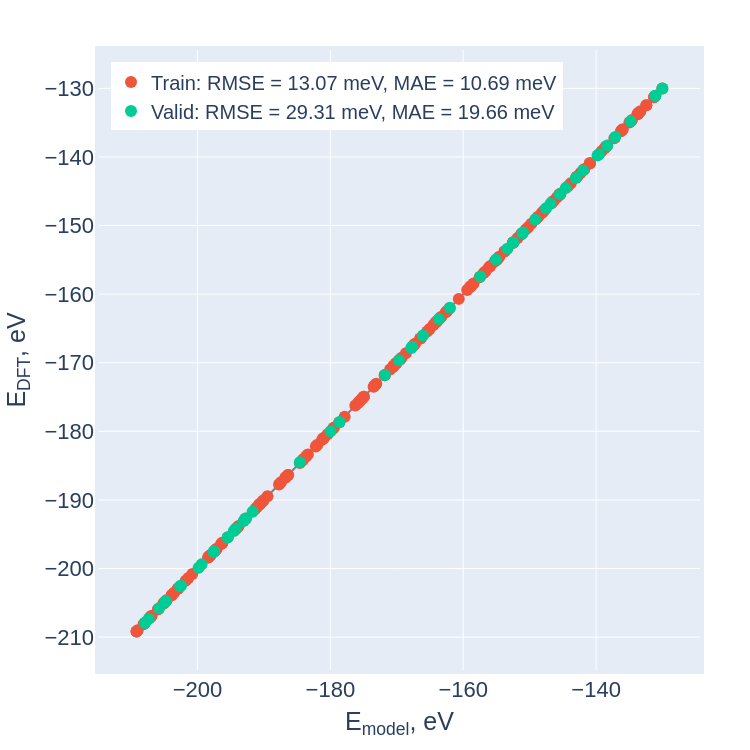

Source (notebook cell):
### Code cell
fig, metrics = plot_results(
    model,
    train_x,
    train_y,
    valid_x,
    valid_y,
)

### Figure 1 — Plotly figure (JSON) as saved in the notebook; plotly's stock layout.template omitted (floating-point values rounded to 4 significant figures; data arrays with more than 128 entries replaced by an {"elided": "..."} marker saying what was removed)
{"data": [{"line": {"color": "grey"}, "mode": "lines", "showlegend": false, "type": "scatter", "x": [-209.2, -200.4, -191.6, -182.8, -174.0, -165.2, -156.4, -147.6, -138.8, -130.0], "y": [-209.2, -200.4, -191.6, -182.8, -174.0, -165.2, -156.4, -147.6, -138.8, -130.0]}, {"error_x": {"array": {"elided": "200 float values"}, "type": "data", "visible": true}, "marker": {"size": 12}, "mode": "markers", "name": "Train: RMSE = 13.07 meV, MAE = 10.69 meV", "type": "scatter", "x": {"elided": "200 float values"}, "y": {"elided": "200 float values"}}, {"error_x": {"array": [0.003012, 0.005169, 0.006579, 0.004185, 0.005022, 0.00257, 0.002966, 0.005271, 0.003039, 0.003329, 0.005576, 0.003098, 0.005007, 0.005807, 0.004756, 0.002706, 0.007715, 0.004164, 0.003909, 0.003553, 0.003182, 0.005391, 0.005631, 0.004866, 0.00567, 0.004365, 0.007465, 0.003073, 0.008058, 0.003763, 0.005397, 0.004525, 0.004459, 0.002579, 0.004501, 0.005854, 0.005239, 0.005692, 0.005288, 0.003532, 0.00558, 0.005881, 0.004204, 0.003422, 0.002845, 0.005313, 0.003888, 0.004793, 0.003756, 0.002869], "type": "data", "visible": true}, "marker": {"size": 12}, "mode": "markers", "name": "Valid: RMSE = 29.31 meV, MAE = 19.66 meV", "type": "scatter", "x": [-207.9, -192.7, -155.1, -152.5, -195.5, -207.9, -138.3, -197.5, -130.0, -139.6, -167.8, -202.6, -178.6, -197.5, -194.5, -204.8, -163.6, -204.8, -145.5, -202.5, -205.8, -169.7, -147.5, -197.5, -151.0, -180.0, -184.6, -131.1, -167.7, -199.4, -144.6, -143.1, -171.8, -137.1, -142.0, -193.0, -151.1, -194.2, -157.4, -139.8, -166.1, -162.0, -199.8, -146.9, -134.8, -153.3, -149.2, -191.7, -207.3, -131.1], "y": [-207.9, -192.7, -155.0, -152.5, -195.5, -207.9, -138.3, -197.5, -130.0, -139.6, -167.8, -202.6, -178.6, -197.5, -194.5, -204.8, -163.6, -204.7, -145.4, -202.5, -205.8, -169.6, -147.5, -197.5, -151.0, -180.0, -184.5, -131.1, -167.7, -199.4, -144.5, -143.1, -171.8, -137.1, -142.0, -193.1, -151.1, -194.2, -157.4, -139.8, -166.0, -162.0, -199.9, -146.8, -134.8, -153.4, -149.1, -191.7, -207.3, -131.1]}], "layout": {"font": {"family": "Arial", "size": 20}, "height": 750, "legend": {"x": 0.02, "y": 0.98}, "margin": {"pad": 4, "r": 50, "t": 50}, "width": 750, "xaxis": {"automargin": true, "tickfont": {"size": 22}, "title": {"font": {"size": 25}, "text": "E<sub>model</sub>, eV"}}, "yaxis": {"automargin": true, "tickfont": {"size": 22}, "title": {"font": {"size": 25}, "text": "E<sub>DFT</sub>, eV"}}}}
